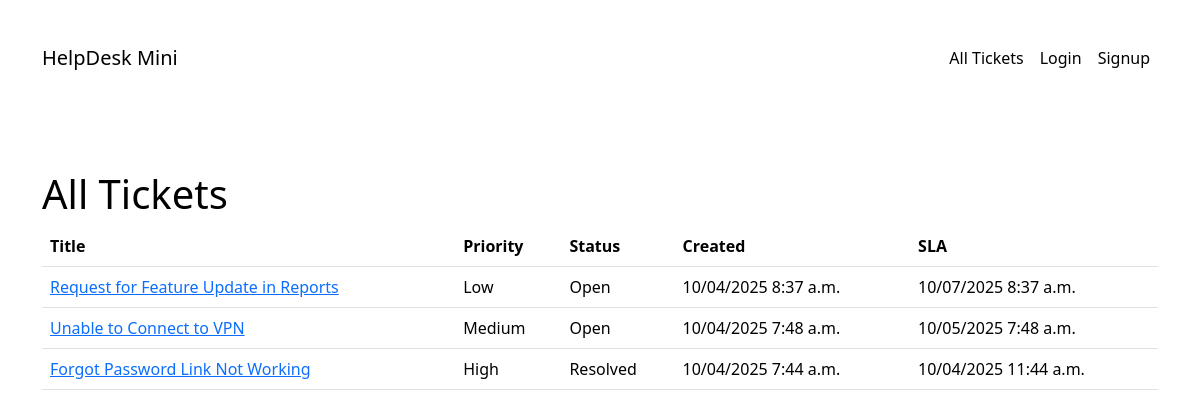
The page / on the database its author committed.
### core/models.py (models this page shows, shortened)
class Ticket(models.Model):
    STATUS_CHOICES = [
        ('open', 'Open'),
        ('in_progress', 'In Progress'),
        ('resolved', 'Resolved'),
    ]
    PRIORITY_CHOICES = [
        ('low', 'Low'),
        ('medium', 'Medium'),
        ('high', 'High'),
    ]
    title = models.CharField(max_length=200)
    description = models.TextField()
    name = models.CharField(max_length=100)
    email = models.EmailField()
    status = models.CharField(max_length=20, choices=STATUS_CHOICES, default='open')
    priority = models.CharField(max_length=10, choices=PRIORITY_CHOICES, default='medium')
    created_at = models.DateTimeField(auto_now_add=True)
    due_by = models.DateTimeField(null=True, blank=True)
    @property
    def is_overdue(self):
        return self.status != 'resolved' and self.due_by and timezone.now() > self.due_by

### core/views.py (the view)
# urls.py: path('', views.ticket_list, name='ticket_list'),
def ticket_list(request):
    tickets = Ticket.objects.order_by('-created_at')
    return render(request, 'ticket_list.html', {'tickets': tickets})

### core/templates/ticket_list.html (shortened to what this page needs)
{% extends 'base.html' %}
{% block body_class %}tickets-bg{% endblock %}
{% block content %}
<h1>All Tickets</h1>
<table class="table">
  <thead>
    <tr>
      <th>Title</th>
      <th>Priority</th>
      <th>Status</th>
      <th>Created</th>
      <th>SLA</th>
    </tr>
  </thead>
  <tbody>
    {% for t in tickets %}
      <tr class="{% if t.is_overdue %}table-danger{% endif %}">
        <td><a href="{% url 'ticket_detail' t.pk %}">{{ t.title }}</a></td>
        <td>{{ t.get_priority_display }}</td>
        <td>{{ t.get_status_display }}</td>
        <td>{{ t.created_at|date:"SHORT_DATETIME_FORMAT" }}</td>
        <td>
          {% if t.due_by %}{{ t.due_by|date:"SHORT_DATETIME_FORMAT" }}{% else %}-{% endif %}
        </td>
      </tr>
    {% empty %}
      <tr><td colspan="5">No tickets — create one!</td></tr>
    {% endfor %}
  </tbody>
</table>
{% endblock %}

### core/templates/base.html (shortened to what this page needs)
<!doctype html>
<html lang="en">
<head>
  <link href="https://cdn.jsdelivr.net/npm/bootstrap@5.3.2/dist/css/bootstrap.min.css" rel="stylesheet">
</head>
<body class="{% block body_class %}{% endblock %}">
<nav class="navbar navbar-expand-lg mb-4" style="background-color: rgba(255,255,255,0.8)">
  <div class="container">
    <a class="navbar-brand" href="{% url 'ticket_list' %}">HelpDesk Mini</a>
    <div class="collapse navbar-collapse" id="navbarNav">
      <ul class="navbar-nav ms-auto">
        <li class="nav-item">
          <a class="nav-link" href="{% url 'ticket_list' %}">All Tickets</a>
        </li>
        {% if user.is_authenticated %}
          <li class="nav-item">
            <a class="nav-link" href="{% url 'ticket_create' %}">New Ticket</a>
          </li>
          <li class="nav-item">
            <a class="nav-link" href="{% url 'logout' %}">Logout ({{ user.username }})</a>
          </li>
        {% else %}
          <li class="nav-item">
            <a class="nav-link" href="{% url 'login' %}">Login</a>
          </li>
          <li class="nav-item">
            <a class="nav-link" href="{% url 'signup' %}">Signup</a>
          </li>
        {% endif %}
      </ul>
    </div>
  </div>
</nav>
<div class="container">
  {% block content %}{% endblock %}
</div>
</body>
</html>

### core/templates/base.html (style rules this page uses)
body.tickets-bg { background: url('https://images.unsplash.com/photo-1497493292307-31c376b6e479?auto=format&fit=crop&w=1470&q=80') no-repeat center center fixed; background-size: cover; color: black; }
body.tickets-bg .navbar-nav .nav-link, body.tickets-bg .navbar-brand { color: black !important; }
.container { padding-top: 30px; padding-bottom: 30px; }

### rows shown on the page
Ticket: title "Request for Feature Update in Reports", priority "Low", status "Open", created_at "10/04/2025 8:37 a.m.", due_by "10/07/2025 8:37 a.m."
Ticket: title "Unable to Connect to VPN", priority "Medium", status "Open", created_at "10/04/2025 7:48 a.m.", due_by "10/05/2025 7:48 a.m."
Ticket: title "Forgot Password Link Not Working", priority "High", status "Resolved", created_at "10/04/2025 7:44 a.m.", due_by "10/04/2025 11:44 a.m."
